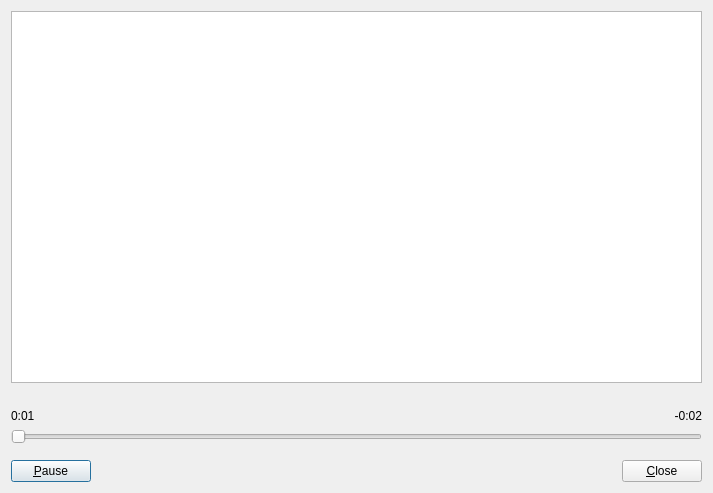
<?xml version="1.0" encoding="UTF-8"?>
<ui version="4.0">
 <class>DlgQuickPlayer</class>
 <widget class="QDialog" name="DlgQuickPlayer">
  <property name="geometry">
   <rect>
    <x>0</x>
    <y>0</y>
    <width>713</width>
    <height>493</height>
   </rect>
  </property>
  <property name="windowTitle">
   <string>SkauTan: Quick Player</string>
  </property>
  <layout class="QVBoxLayout" name="verticalLayout">
   <item>
    <widget class="QListWidget" name="lwFavorites">
     <property name="autoScroll">
      <bool>false</bool>
     </property>
     <property name="editTriggers">
      <set>QAbstractItemView::NoEditTriggers</set>
     </property>
     <property name="selectionMode">
      <enum>QAbstractItemView::NoSelection</enum>
     </property>
     <property name="verticalScrollMode">
      <enum>QAbstractItemView::ScrollPerPixel</enum>
     </property>
     <property name="horizontalScrollMode">
      <enum>QAbstractItemView::ScrollPerPixel</enum>
     </property>
     <property name="uniformItemSizes">
      <bool>true</bool>
     </property>
    </widget>
   </item>
   <item>
    <widget class="QLabel" name="lblTrackInfo"/>
   </item>
   <item>
    <layout class="QHBoxLayout" name="horizontalLayout_2">
     <item>
      <layout class="QHBoxLayout" name="horizontalLayout">
       <item>
        <layout class="QVBoxLayout" name="verticalLayout_3">
         <item>
          <layout class="QHBoxLayout" name="horizontalLayout_3">
           <item>
            <widget class="QLabel" name="lblPosition">
             <property name="text">
              <string>0:01</string>
             </property>
             <property name="alignment">
              <set>Qt::AlignLeading|Qt::AlignLeft|Qt::AlignVCenter</set>
             </property>
            </widget>
           </item>
           <item>
            <widget class="QLabel" name="lblRemaining">
             <property name="text">
              <string>-0:02</string>
             </property>
             <property name="alignment">
              <set>Qt::AlignRight|Qt::AlignTrailing|Qt::AlignVCenter</set>
             </property>
            </widget>
           </item>
          </layout>
         </item>
         <item>
          <widget class="QSlider" name="hsPosition">
           <property name="orientation">
            <enum>Qt::Horizontal</enum>
           </property>
          </widget>
         </item>
        </layout>
       </item>
      </layout>
     </item>
    </layout>
   </item>
   <item>
    <layout class="QHBoxLayout" name="horizontalLayout_4">
     <property name="topMargin">
      <number>10</number>
     </property>
     <item>
      <widget class="QPushButton" name="btnPause">
       <property name="text">
        <string>&amp;Pause</string>
       </property>
      </widget>
     </item>
     <item>
      <spacer name="horizontalSpacer">
       <property name="orientation">
        <enum>Qt::Horizontal</enum>
       </property>
       <property name="sizeHint" stdset="0">
        <size>
         <width>40</width>
         <height>20</height>
        </size>
       </property>
      </spacer>
     </item>
     <item>
      <widget class="QPushButton" name="btnClose">
       <property name="text">
        <string>&amp;Close</string>
       </property>
      </widget>
     </item>
    </layout>
   </item>
  </layout>
 </widget>
 <resources/>
 <connections/>
</ui>
